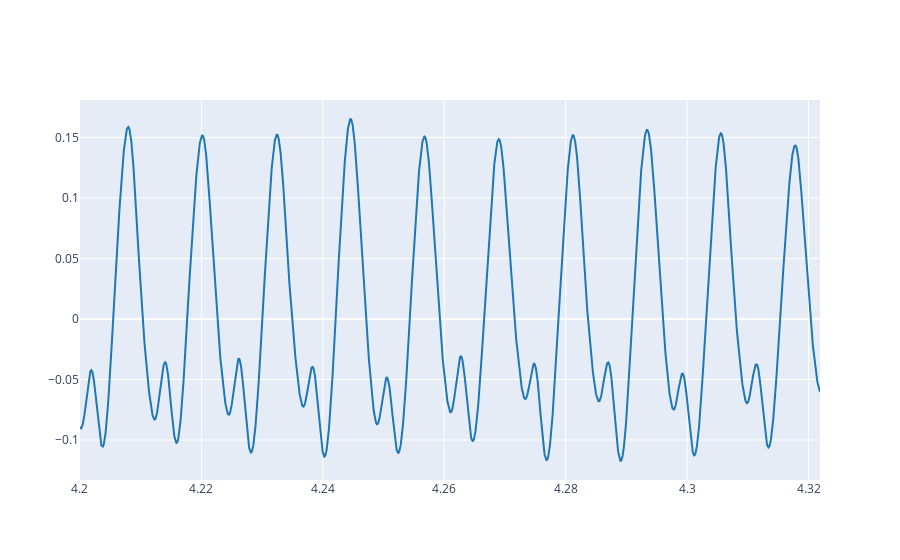

The cell this chart's notebook holds for it:
### Markdown cell above
3.1. Load your reference audio signal and plot some periods (5-10) where the amplitude is stable. For instance see Ex. 2.3 from Lab 1.

### Code cell
# Write the code here
filepath = "./sis1_group1/guitar plucked.wav"
ref, fs = load_audio(filepath)

f0 = 82.03006348971
period = 1/f0
t_start = 4.2
t_end = t_start + 10*period

plot_signals(ref, fs, t_start, t_end)

### Figure 1 — Plotly figure (JSON) as saved in the notebook; plotly's stock layout.template omitted (floating-point values rounded to 4 significant figures; data arrays with more than 128 entries replaced by an {"elided": "..."} marker saying what was removed)
{"data": [{"line": {"color": "#1f77b4", "shape": "linear"}, "mode": "lines", "name": "audio signal 0", "type": "scatter", "x": {"elided": "5376 float values"}, "y": {"elided": "5376 float values"}}], "layout": {}}
